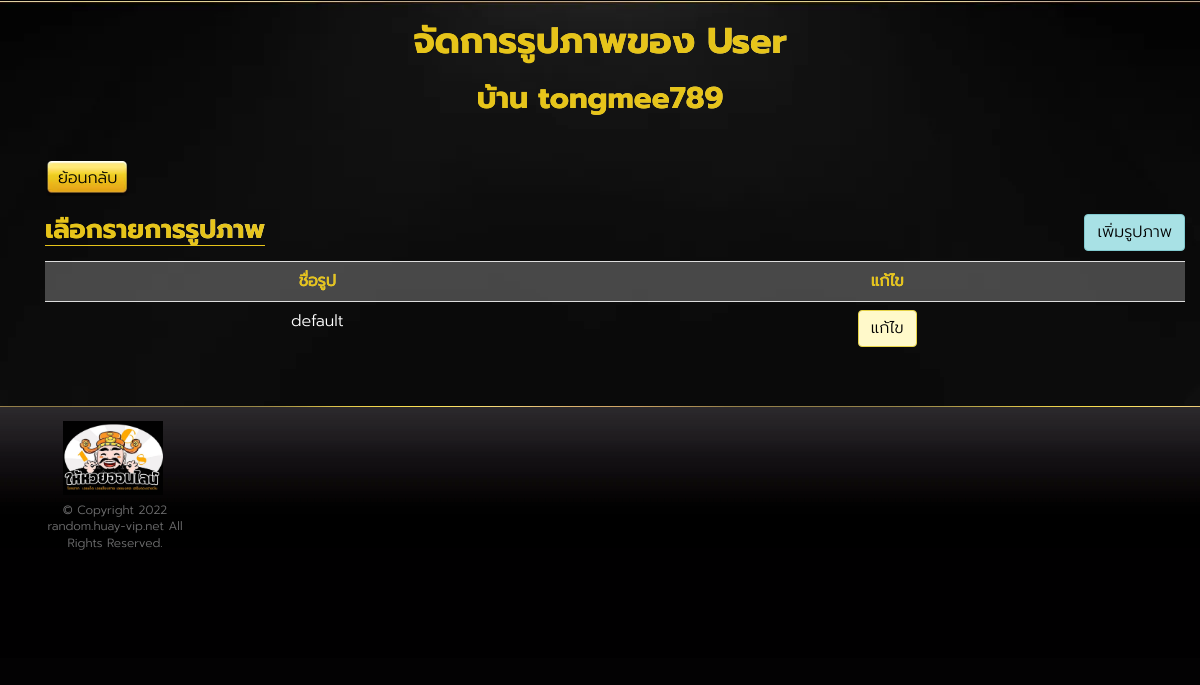
The page /backend/image/list/tongmee789 (signed in) on the database as committed earlier.
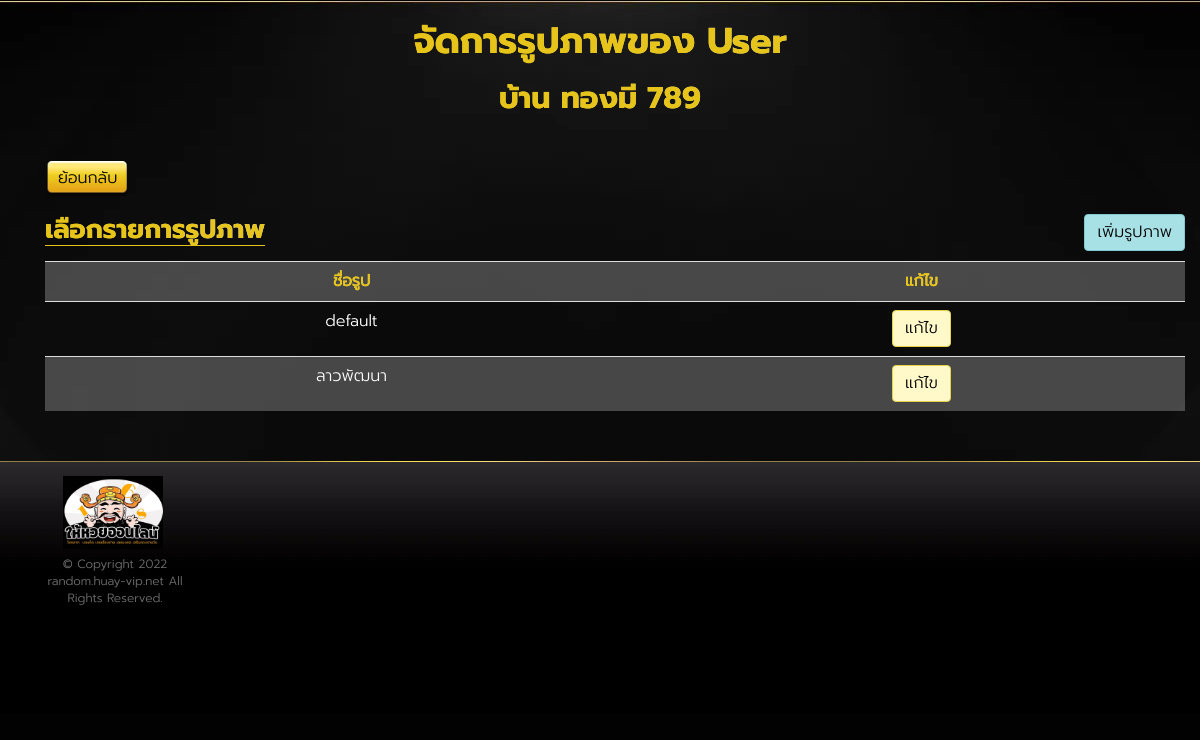
The same page on the database as committed later.
### huayrandom/models.py (models this page shows, shortened)
class ProfileModel(models.Model):
    user = models.OneToOneField(User, on_delete=models.CASCADE)
    house_name = models.CharField(default='None', max_length=255)
    usertype = models.CharField(default='random', max_length=255)
    status = models.BooleanField(default=True)
    expire_date = models.DateTimeField(null=True, blank=True)
    credit_shop = models.BooleanField(default=True)
    random_mode = models.CharField(default='random_any', max_length=255)

class ImageHouseModel(models.Model):
    user = models.ForeignKey(User, on_delete=models.CASCADE)
    image_name = models.CharField(default='None', max_length=255)
    location = models.CharField(default='None', max_length=255)
    def __str__(self):
        return self.image_name

### huayrandom/views.py (the view)
@login_required
def ListImage(request,username):
    context = {}
    userObject = User.objects.get(username=username)
    profileObject = ProfileModel.objects.get(user=userObject)
    imageHouseObject = ImageHouseModel.objects.filter(user=userObject)
    context['imageHouseObject'] = imageHouseObject
    context['profileObject'] = profileObject
    context['username'] = username
    if 'status' in request.session:
        context['status'] = request.session['status']
        request.session['status'] = ''  # clear stuck status in session
    if 'statusedit' in request.session:
        context['statusedit'] = request.session['statusedit']
        request.session['statusedit'] = ''  # clear stuck statusedit in session
    if 'statusdel' in request.session:
        context['statusdel'] = request.session['statusdel']
        request.session['statusdel'] = ''  # clear stuck statusdel in session
    return render(request, 'image_house/list_image.html', context)

### huayrandom/templates/image_house/list_image.html (shortened to what this page needs)
{% extends 'component/layout.html' %}
{%block content%}
<div class="wrap">
  <section class="slot-home-body">
    <div class="container">
      <div>
        <h1 class="shine-text big-font text-center">จัดการรูปภาพของ User</h1>
        <h2 class="shine-text big-font text-center">บ้าน {{profileObject.house_name}}</h2>
      </div>
      <section class="content">
        <div class="container">
          <div class="slot-intro">
            <div class="d-flex justify-content-between">
              <div>
                <a href="/backend/" class="btn btn-default">ย้อนกลับ</a>
                <h3 class="title shine-text underline">เลือกรายการรูปภาพ</h3>
              </div>
              <div class="d-flex flex-end" style="padding-bottom:10px">
                <a href="/backend/user/image/add/{{username}}" class="btn btn-light-blue" style="color:black;">เพิ่มรูปภาพ</a>
              </div>
            </div>
            <div class="table-responsive">
              <table class="table table-striped">
                <tr>
                  <th class="text-center shine-text">ชื่อรูป</th>
                  <th class="text-center shine-text">แก้ไข</th>
                </tr>
                {%for item in imageHouseObject %}
                <tr>
                  <td class="text-center">
                    <div class="form-group">
                      {{item}}
                    </div>
                  </td>
                  <td class="text-center">
                    <a href="/backend/user/image/edit/{{username}}/{{item.id}}" class="btn btn-yellow" style="color:black;">แก้ไข</a>
                  </td>
                </tr>
                {%endfor%}
              </table>
            </div>
          </div>
        </div>
      </section>
    </div>
    {%endblock content%}

Rows that differ between the two databases and show on the page:
changed ProfileModel: house_name "tongmee789" → "ทองมี 789"
added ImageHouseModel: image_name "ลาวพัฒนา"
